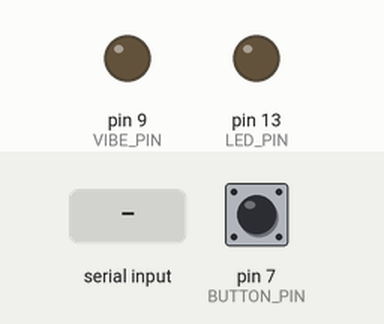
Simulated run of this sketch. Board: Arduino Uno, built with avr-gcc and run on an emulated ATmega328P. Parts: output pins drawn as LEDs (lit = HIGH). Dashed ring = blinking. The inputs (shaded band) are chosen by the test bench; at power-on: pin 7 (BUTTON_PIN) HIGH.

Above: at 1.2 s.
1.3 s: "D90\n" received over Serial
At 1.49 s:
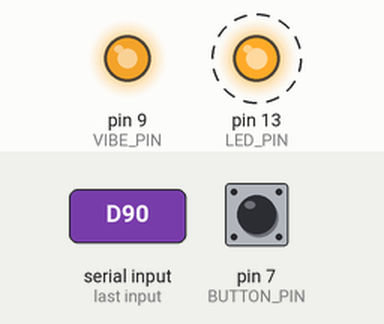
4.3 s: "D,45\n" received over Serial
At 4.8 s:
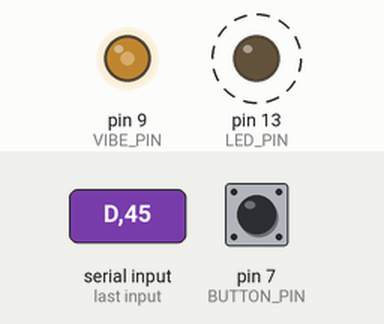
7.3 s: byte 68 ('D') received over Serial
At 8.8 s:
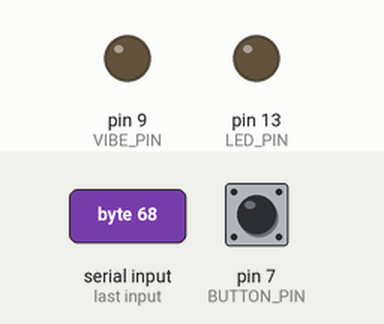
Timing chart, 0 to 10.3 s (numbered marks = the images above; inputs shaded):
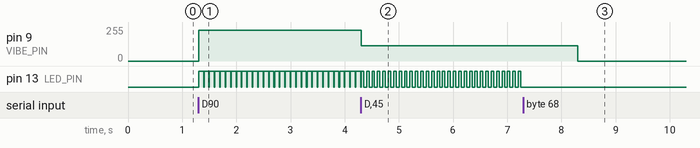

Measured:
- after the input at 1.3 s, pin 9 (VIBE_PIN): 0/255 → 229/255 at once; pin 13 (LED_PIN): alternates HIGH for 0.09 s and LOW for 0.01 s, starting at once
- after the input at 4.3 s, pin 9 (VIBE_PIN): 229/255 → 114/255 at once
- after the input at 7.3 s, pin 9 (VIBE_PIN): 114/255 → 0/255 after 1.0 s; pin 13 (LED_PIN): stops changing and stays LOW

The sketch:

vast_controller_duty.ino
```cpp
/*
 * VAST Controller - Duty cycle vibration (no LINX).
 * Listens for serial commands: D<0-100>\n to set PWM duty on the vibration pin.
 * On-board LED (pin 13) brightness mirrors duty via software PWM.
 * Pin 7: manual button (to GND) sends T\n to PC to trigger start trial.
 *
 * Wiring: PWM pin 9 -> vibration motor driver. Pin 7 -> button -> GND.
 */

const int VIBE_PIN = 9;   // PWM pin for vibration
const int LED_PIN = 13;   // On-board LED (software PWM; pin 13 is not hardware PWM on Uno)
const int BUTTON_PIN = 7; // Manual start-trial button (INPUT_PULLUP: press = LOW)
const int BAUDRATE = 9600;

const unsigned long LED_PERIOD_MS = 100;  // Software PWM period for LED
const unsigned long DEBOUNCE_MS = 50;

int currentDuty = 0;  // 0-100
const int MIN_DUTY = 0;
const int MAX_DUTY = 100;

unsigned long ledCycleStart = 0;
int lastButtonState = HIGH;
unsigned long lastDebounceTime = 0;
int lastStableButtonState = HIGH;

void setup() {
  Serial.begin(BAUDRATE);
  pinMode(VIBE_PIN, OUTPUT);
  pinMode(LED_PIN, OUTPUT);
  pinMode(BUTTON_PIN, INPUT_PULLUP);
  analogWrite(VIBE_PIN, 0);
  digitalWrite(LED_PIN, LOW);
}

void loop() {
  // 1) Serial: D<0-100>\n or ?\n (identity: respond VAST_CONTROLLER_DUTY)
  if (Serial.available()) {
    int c = Serial.read();
    if (c == 'D') {
      int val = Serial.parseInt();
      if (val >= MIN_DUTY && val <= MAX_DUTY) {
        currentDuty = val;
        int pwm = map(currentDuty, 0, 100, 0, 255);
        analogWrite(VIBE_PIN, pwm);
      }
      while (Serial.available() && Serial.read() != '\n') {}
    } else if (c == '?') {
      while (Serial.available() && Serial.read() != '\n') {}
      Serial.println("VAST_CONTROLLER_DUTY");
    } else {
      while (Serial.available() && Serial.read() != '\n') {}
    }
  }

  // 2) Button on pin 7: debounce and send T\n on press
  int readButton = digitalRead(BUTTON_PIN);
  if (readButton != lastButtonState) {
    lastDebounceTime = millis();
  }
  if ((millis() - lastDebounceTime) > DEBOUNCE_MS) {
    if (readButton != lastStableButtonState) {
      lastStableButtonState = readButton;
      if (lastStableButtonState == LOW) {
        Serial.print("T\n");
      }
    }
  }
  lastButtonState = readButton;

  // 3) Software PWM for LED on pin 13 (mirror duty brightness)
  unsigned long now = millis();
  if (ledCycleStart == 0) {
    ledCycleStart = now;
  }
  unsigned long elapsed = now - ledCycleStart;
  if (elapsed >= LED_PERIOD_MS) {
    ledCycleStart = now;
    elapsed = 0;
  }
  unsigned long onTime = (LED_PERIOD_MS * (unsigned long)currentDuty) / 100;
  if (elapsed < onTime) {
    digitalWrite(LED_PIN, HIGH);
  } else {
    digitalWrite(LED_PIN, LOW);
  }
}
```
